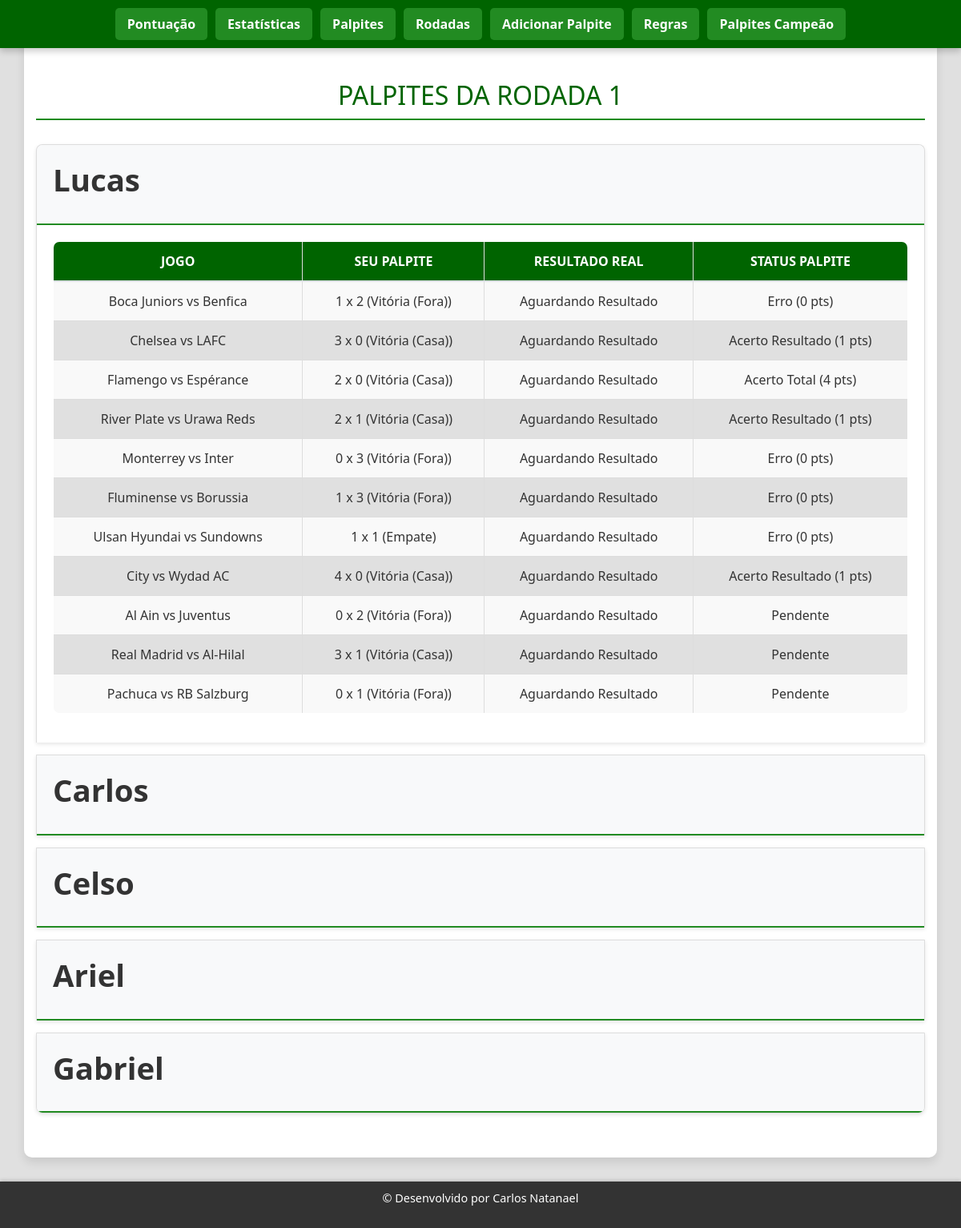
/rodada/1, run on an earlier commit of the app's database.
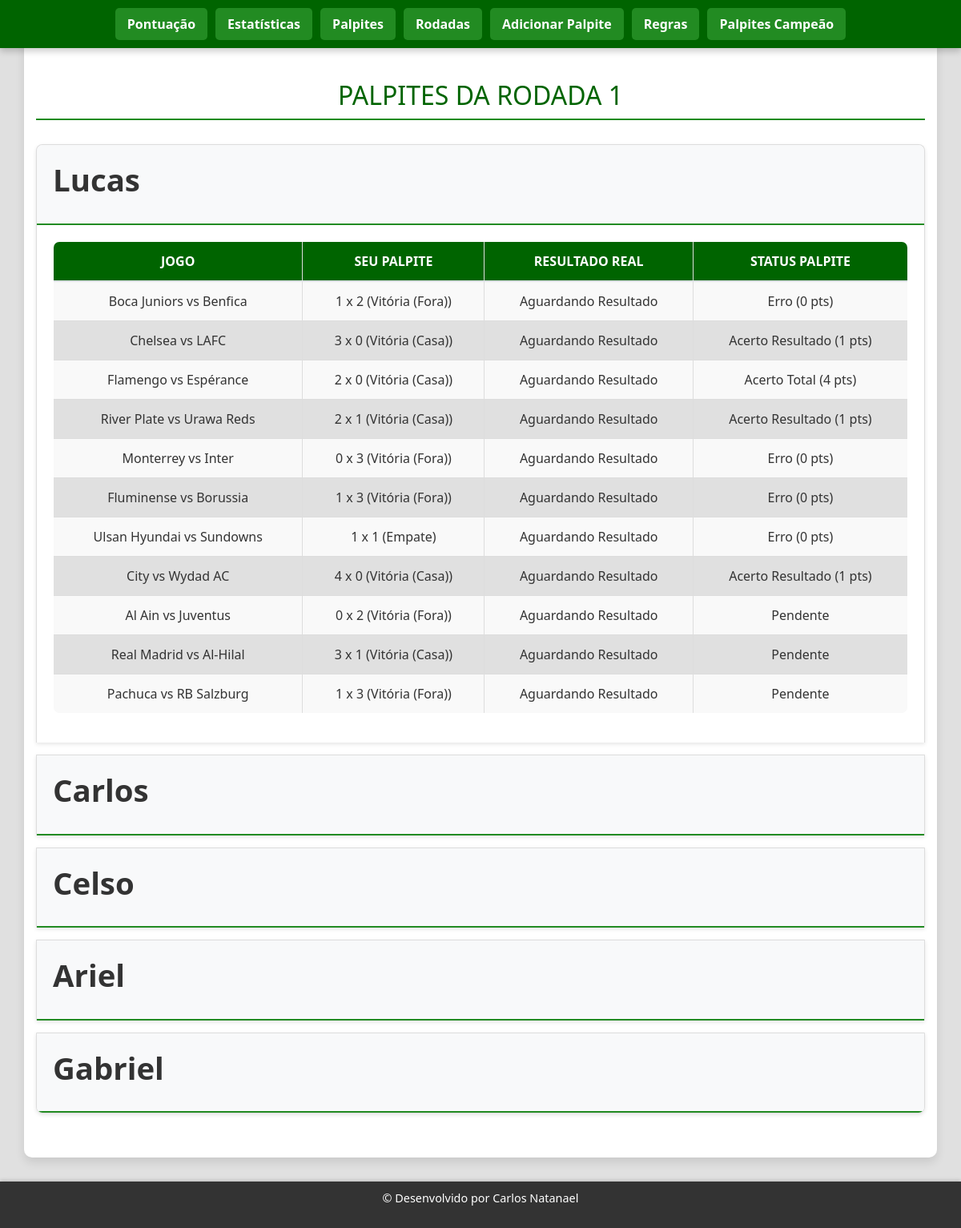
And on a later commit of the database.
### tables this page shows
CREATE TABLE palpites (
        id INTEGER PRIMARY KEY AUTOINCREMENT,
        nome TEXT,
        rodada INTEGER,
        game_id INTEGER,
        time1 TEXT,
        time2 TEXT,
        gol_time1 INTEGER,
        gol_time2 INTEGER,
        resultado TEXT,
        status TEXT
    );

### app.py (the view)
@app.route('/rodada/<int:numero>')
def exibir_rodada(numero):
    conn = get_db_connection()
    palpites = conn.execute("SELECT * FROM palpites WHERE rodada = ?", (numero,)).fetchall()
    jogos_da_rodada = conn.execute(
        "SELECT id, time1_nome, time1_img, time1_sigla, time2_nome, time2_img, time2_sigla, data_hora, local, placar_time1, placar_time2 FROM jogos WHERE rodada = ? ORDER BY data_hora",
        (numero,)
    ).fetchall()
    conn.close()
    palpites_agrupados = {}
    for palpite in palpites:
        nome = palpite['nome']
        if nome not in palpites_agrupados:
            palpites_agrupados[nome] = []
        palpites_agrupados[nome].append({
            'time1': palpite['time1'],
            'gol_time1': palpite['gol_time1'],
            'time2': palpite['time2'],
            'gol_time2': palpite['gol_time2'],
            'resultado': palpite['resultado'],
            'status': palpite['status']
        })
    return render_template('rodada.html', rodada=numero, palpites_agrupados=palpites_agrupados, jogos_da_rodada=jogos_da_rodada)

### app.py (called while the page is built)
def get_db_connection():
    conn = sqlite3.connect('palpites.db')
    conn.row_factory = sqlite3.Row
    return conn

### templates/rodada.html (shortened to what this page needs)
<!DOCTYPE html>
<html lang="pt">
<head>
    <link rel="stylesheet" href="https://stackpath.bootstrapcdn.com/bootstrap/4.5.2/css/bootstrap.min.css">
    <link rel="stylesheet" href="{{ url_for('static', filename='rodada.css') }}">
</head>
<body>
    <header>
        <nav class="navbar navbar-expand-lg navbar-dark fixed-top">
            <div class="collapse navbar-collapse justify-content-center" id="navbarNav">
                <ul class="navbar-nav">
                    <li class="nav-item">
                        <a class="nav-link" href="{{ url_for('index') }}">Pontuação</a>
                    </li>
                    <li class="nav-item">
                        <a class="nav-link" href="{{ url_for('estatisticas') }}">Estatísticas</a>
                    </li>
                    <li class="nav-item">
                        <a class="nav-link" href="{{ url_for('exibir_palpites') }}">Palpites</a>
                    </li>
                    <li class="nav-item">
                        <a class="nav-link" href="{{ url_for('exibir_rodadas') }}">Rodadas</a>
                    </li>
                    <li class="nav-item">
                        <a class="nav-link" href="{{ url_for('adicionar_palpites') }}">Adicionar Palpite</a>
                    </li>
                    <li class="nav-item">
                        <a class="nav-link" href="{{ url_for('regra') }}">Regras</a>
                    </li>
                    <li class="nav-item">
                        <a class="nav-link" href="{{ url_for('ver_palpites_campeao') }}">Palpites Campeão</a>
                    </li>
                </ul>
            </div>
        </nav>
    </header>
    <main class="container" style="padding-top: 80px;">
        <h2>PALPITES DA RODADA {{ rodada }}</h2>
        <div class="accordion" id="accordionPalpites">
            {% for nome, palpites_por_nome in palpites_agrupados.items() %}
            <div class="card">
                <div class="card-header" id="heading{{ loop.index }}">
                    <h2 class="mb-0">
                        <button class="btn btn-link" type="button" data-toggle="collapse" data-target="#collapse{{ loop.index }}" aria-expanded="{% if loop.first %}true{% else %}false{% endif %}" aria-controls="collapse{{ loop.index }}">
                            {{ nome }}
                        </button>
                    </h2>
                </div>
                <div id="collapse{{ loop.index }}" class="collapse {% if loop.first %}show{% endif %}" aria-labelledby="heading{{ loop.index }}" data-parent="#accordionPalpites">
                    <div class="card-body">
                        <table class="table">
                            <thead>
                                <tr>
                                    <th>Jogo</th>
                                    <th>Seu Palpite</th>
                                    <th>Resultado Real</th>
                                    <th>Status Palpite</th>
                                </tr>
                            </thead>
                            <tbody>
                                {% for palpite in palpites_por_nome %}
                                <tr>
                                    <td>
                                        {% set jogo_info = none %}
                                        {% for j in jogos_da_rodada %}
                                            {% if j.id == palpite.game_id %}
                                                {% set jogo_info = j %}
                                            {% endif %}
                                        {% endfor %}
                                        {% if jogo_info %}
                                            <div class="game-matchup">
                                                <img src="{{ jogo_info.time1_img }}" alt="{{ jogo_info.time1_nome }}" class="team-logo-small"/>
                                                {{ jogo_info.time1_sigla }} vs {{ jogo_info.time2_sigla }}
                                                <img src="{{ jogo_info.time2_img }}" alt="{{ jogo_info.time2_nome }}" class="team-logo-small"/>
                                                <br>
                                                <small>{{ jogo_info.data_hora.split(' ')[0] | format_date_br }} {{ jogo_info.data_hora.split(' ')[1] }}</small>
                                            </div>
                                        {% else %}
                                            {{ palpite['time1'] }} vs {{ palpite['time2'] }}
                                        {% endif %}
                                    </td>
                                    <td>{{ palpite['gol_time1'] }} x {{ palpite['gol_time2'] }} ({{ palpite['resultado'] }})</td>
                                    <td>
                                        {% if jogo_info and jogo_info.placar_time1 is not none %}
                                            {{ jogo_info.placar_time1 }} x {{ jogo_info.placar_time2 }}
                                        {% else %}
                                            Aguardando Resultado
                                        {% endif %}
                                    </td>
                                    <td>{{ palpite['status'] }}</td>
                                </tr>
                                {% endfor %}
                            </tbody>
                        </table>
                    </div>
                </div>
            </div>
            {% endfor %}
        </div>
    </main>
    <footer>
        <p>© Desenvolvido por Carlos Natanael</p>
    </footer>
</body>
</html>

### static/rodada.css (style rules this page uses)
body { font-family: 'Segoe UI', Tahoma, Geneva, Verdana, sans-serif; margin: 0; padding: 0; background-color: #e0e0e0; color: #333; }
header { padding: 0; box-shadow: none; border-bottom: none; }
header h1, nav { display: none; }
.navbar { background-color: #006400 !important; box-shadow: 0 4px 8px rgba(0, 0, 0, 0.2); border-bottom: none; padding: 10px 20px; z-index: 1030; }
.navbar-nav .nav-item .nav-link { color: #fff !important; font-weight: bold; padding: 8px 15px !important; margin: 0 5px; border-radius: 5px; transition: background-color 0.3s ease, color 0.3s ease; background-color: #228B22; }
main { padding: 40px 20px; text-align: center; max-width: 1000px; margin: 20px auto; background-color: #ffffff; border-radius: 10px; box-shadow: 0 6px 12px rgba(0, 0, 0, 0.1); color: #333; }
h1, h2 { color: #006400; font-size: 2em; margin-bottom: 25px; text-transform: uppercase; text-align: center; border-bottom: 2px solid #228B22; padding-bottom: 10px; letter-spacing: normal; }
.accordion { margin-top: 30px; }
.card { border: 1px solid #ddd; border-radius: 8px; margin-bottom: 15px; box-shadow: 0 2px 5px rgba(0, 0, 0, 0.1); overflow: hidden; background-color: #f9f9f9; }
.card-header { background-color: #f8f9fa; border-bottom: 1px solid #ddd; padding: 0; }
.card-header h2 button { width: 100%; text-align: left; padding: 15px 20px; font-size: 1.2em; color: #333; font-weight: bold; text-decoration: none; background-color: transparent; border: none; transition: background-color 0.3s ease; }
.card-body { padding: 20px; background-color: #ffffff; }
table { width: 100%; border-collapse: collapse; background-color: #ffffff; border-radius: 8px; overflow: hidden; }
table, th, td { border: 1px solid #ddd; }
th, td { padding: 12px 10px; text-align: center; font-size: 1em; color: #333; }
th { background-color: #006400; color: #ffffff; text-transform: uppercase; }
td { background-color: #f9f9f9; }
tr:nth-child(even) td { background-color: #e0e0e0; }
footer { background-color: #333; color: #fff; padding: 10px 0; text-align: center; width: 100%; font-size: 0.9em; box-shadow: 0 -1px 5px rgba(0, 0, 0, 0.2); margin-top: 30px; }

What changed in the data, as far as the page shows it:
changed palpites "Pachuca": gol_time1 "0" → "1"; gol_time2 "1" → "3"
